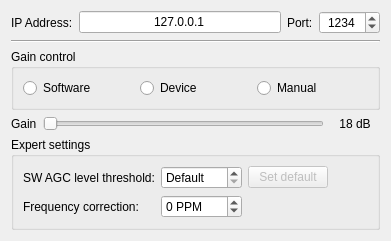
         <widget class="QWidget" name="rtltcpPage">
          <layout class="QGridLayout" name="gridLayout_2">
           <item row="0" column="3">
            <widget class="QSpinBox" name="rtltcpIpPortSpinBox">
             <property name="alignment">
              <set>Qt::AlignmentFlag::AlignCenter</set>
             </property>
             <property name="maximum">
              <number>99999</number>
             </property>
             <property name="value">
              <number>1234</number>
             </property>
            </widget>
           </item>
           <item row="0" column="1">
            <widget class="QLineEdit" name="rtltcpIpAddressEdit">
             <property name="minimumSize">
              <size>
               <width>100</width>
               <height>0</height>
              </size>
             </property>
             <property name="text">
              <string notr="true">127.0.0.1</string>
             </property>
             <property name="alignment">
              <set>Qt::AlignmentFlag::AlignCenter</set>
             </property>
            </widget>
           </item>
           <item row="5" column="0" colspan="4">
            <widget class="QGroupBox" name="rtltcpExpertGroup">
             <property name="title">
              <string>Expert settings</string>
             </property>
             <layout class="QGridLayout" name="gridLayout_7">
              <item row="1" column="0">
               <widget class="QLabel" name="rtltcpPPMLabel">
                <property name="text">
                 <string>Frequency correction:</string>
                </property>
               </widget>
              </item>
              <item row="0" column="1">
               <widget class="QSpinBox" name="rtltcpSwAgcMaxLevel">
                <property name="sizePolicy">
                 <sizepolicy hsizetype="Preferred" vsizetype="Fixed">
                  <horstretch>0</horstretch>
                  <verstretch>0</verstretch>
                 </sizepolicy>
                </property>
                <property name="toolTip">
                 <string>Maximum signal level</string>
                </property>
                <property name="specialValueText">
                 <string>Default</string>
                </property>
                <property name="suffix">
                 <string notr="true"/>
                </property>
                <property name="minimum">
                 <number>0</number>
                </property>
                <property name="maximum">
                 <number>127</number>
                </property>
                <property name="singleStep">
                 <number>1</number>
                </property>
                <property name="value">
                 <number>0</number>
                </property>
               </widget>
              </item>
              <item row="0" column="2">
               <widget class="QPushButton" name="rtltcpSwAgcMaxLevelDefault">
                <property name="enabled">
                 <bool>false</bool>
                </property>
                <property name="text">
                 <string>Set default</string>
                </property>
               </widget>
              </item>
              <item row="0" column="0">
               <widget class="QLabel" name="rtltcpSwAgcLevelLabel">
                <property name="text">
                 <string>SW AGC level threshold:</string>
                </property>
               </widget>
              </item>
              <item row="1" column="1">
               <widget class="QSpinBox" name="rtltcpPPM">
                <property name="sizePolicy">
                 <sizepolicy hsizetype="Preferred" vsizetype="Fixed">
                  <horstretch>0</horstretch>
                  <verstretch>0</verstretch>
                 </sizepolicy>
                </property>
                <property name="toolTip">
                 <string>Maximum signal level</string>
                </property>
                <property name="suffix">
                 <string notr="true"> PPM</string>
                </property>
                <property name="minimum">
                 <number>-100</number>
                </property>
                <property name="maximum">
                 <number>100</number>
                </property>
                <property name="singleStep">
                 <number>1</number>
                </property>
                <property name="value">
                 <number>0</number>
                </property>
               </widget>
              </item>
              <item row="0" column="3">
               <spacer name="horizontalSpacer_9">
                <property name="orientation">
                 <enum>Qt::Orientation::Horizontal</enum>
                </property>
                <property name="sizeHint" stdset="0">
                 <size>
                  <width>40</width>
                  <height>20</height>
                 </size>
                </property>
               </spacer>
              </item>
             </layout>
            </widget>
           </item>
           <item row="0" column="2">
            <widget class="QLabel" name="rtltcpPortLabel">
             <property name="text">
              <string>Port:</string>
             </property>
            </widget>
           </item>
           <item row="1" column="0" colspan="4">
            <widget class="Line" name="line">
             <property name="orientation">
              <enum>Qt::Orientation::Horizontal</enum>
             </property>
            </widget>
           </item>
           <item row="4" column="0" colspan="4">
            <spacer name="verticalSpacer_4">
             <property name="orientation">
              <enum>Qt::Orientation::Vertical</enum>
             </property>
             <property name="sizeHint" stdset="0">
              <size>
               <width>20</width>
               <height>0</height>
              </size>
             </property>
            </spacer>
           </item>
           <item row="2" column="0" colspan="4">
            <widget class="QGroupBox" name="rtltcpGainModeGroup">
             <property name="title">
              <string>Gain control</string>
             </property>
             <layout class="QHBoxLayout" name="horizontalLayout_6">
              <item>
               <widget class="QRadioButton" name="rtltcpGainModeSw">
                <property name="toolTip">
                 <string>Gain controlled by software (SW AGC)</string>
                </property>
                <property name="text">
                 <string>Software</string>
                </property>
               </widget>
              </item>
              <item>
               <widget class="QRadioButton" name="rtltcpGainModeHw">
                <property name="toolTip">
                 <string>Gain controlled internally by device (HW AGC)</string>
                </property>
                <property name="text">
                 <string>Device</string>
                </property>
               </widget>
              </item>
              <item>
               <widget class="QRadioButton" name="rtltcpGainModeManual">
                <property name="toolTip">
                 <string>Manual gain control</string>
                </property>
                <property name="text">
                 <string>Manual</string>
                </property>
               </widget>
              </item>
             </layout>
            </widget>
           </item>
           <item row="3" column="0" colspan="4">
            <widget class="QWidget" name="rtltcpGainWidget" native="true">
             <layout class="QHBoxLayout" name="horizontalLayout_5">
              <property name="leftMargin">
               <number>0</number>
              </property>
              <property name="topMargin">
               <number>0</number>
              </property>
              <property name="rightMargin">
               <number>0</number>
              </property>
              <property name="bottomMargin">
               <number>0</number>
              </property>
              <item>
               <widget class="QLabel" name="rtltcpGainLabel">
                <property name="text">
                 <string>Gain</string>
                </property>
               </widget>
              </item>
              <item>
               <widget class="QSlider" name="rtltcpGainSlider">
                <property name="orientation">
                 <enum>Qt::Orientation::Horizontal</enum>
                </property>
               </widget>
              </item>
              <item>
               <widget class="QLabel" name="rtltcpGainValueLabel">
                <property name="minimumSize">
                 <size>
                  <width>50</width>
                  <height>0</height>
                 </size>
                </property>
                <property name="text">
                 <string notr="true">18 dB</string>
                </property>
                <property name="alignment">
                 <set>Qt::AlignmentFlag::AlignCenter</set>
                </property>
               </widget>
              </item>
             </layout>
            </widget>
           </item>
           <item row="0" column="0">
            <widget class="QLabel" name="rtltcpIpAddrLabel">
             <property name="text">
              <string>IP Address:</string>
             </property>
            </widget>
           </item>
          </layout>
         </widget>
